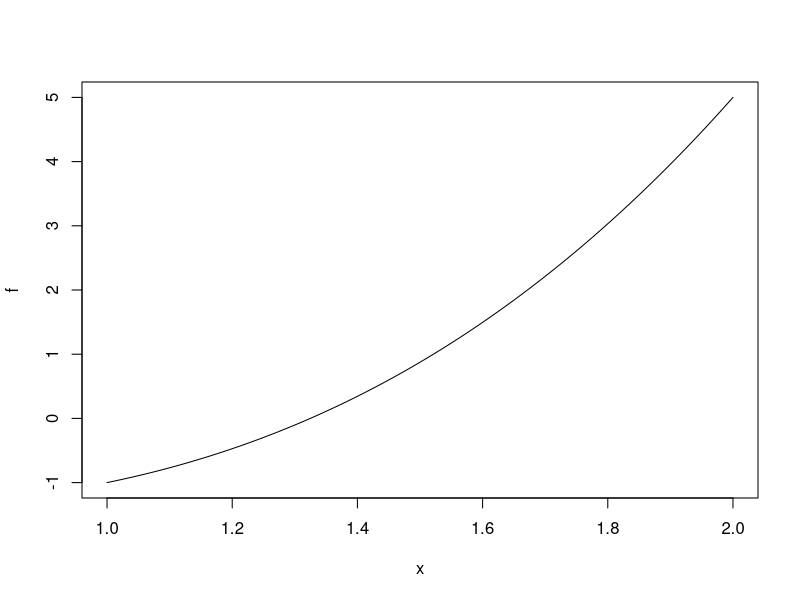

Recreate this plot in R.
## ----chunkname-----------------------------------------------------------
f = function(x) x^3 - x - 1


## ----chunkname2----------------------------------------------------------
plot(f, 1, 2)

## ----chunk3, eval=FALSE--------------------------------------------------
#  rnorm(1e6)

## ----chunk4, results='hide'----------------------------------------------
5+5

## ----chunk5, echo=FALSE---------------------------------------------------------------------------
options(width=100)

